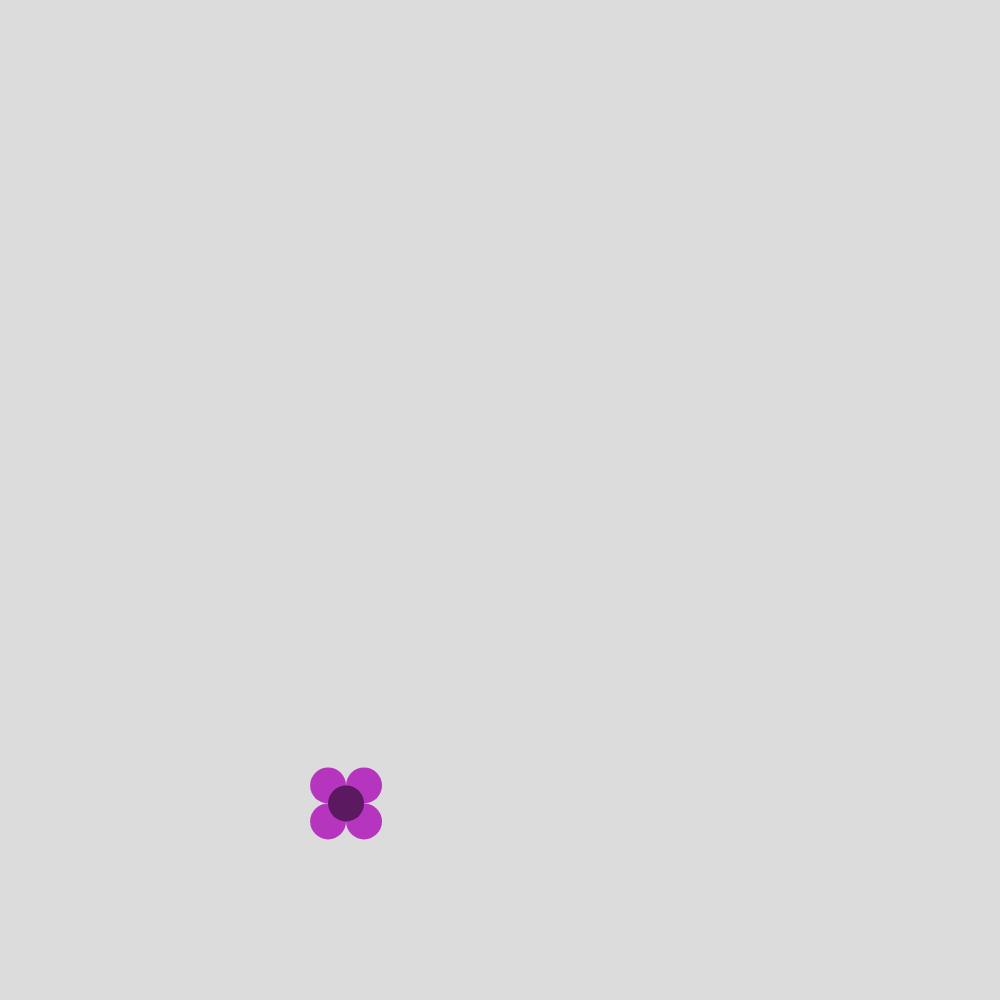
Frame 1 (no input)
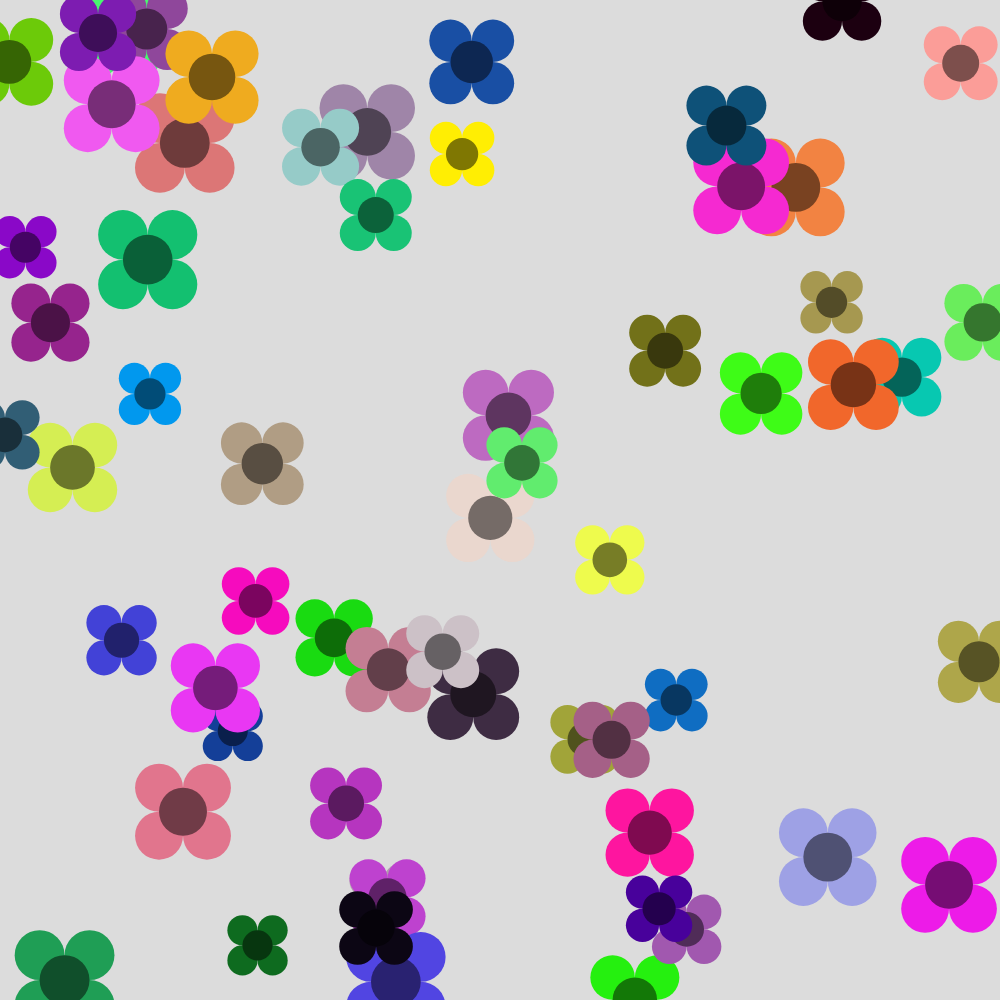
Frame 60 (no input)
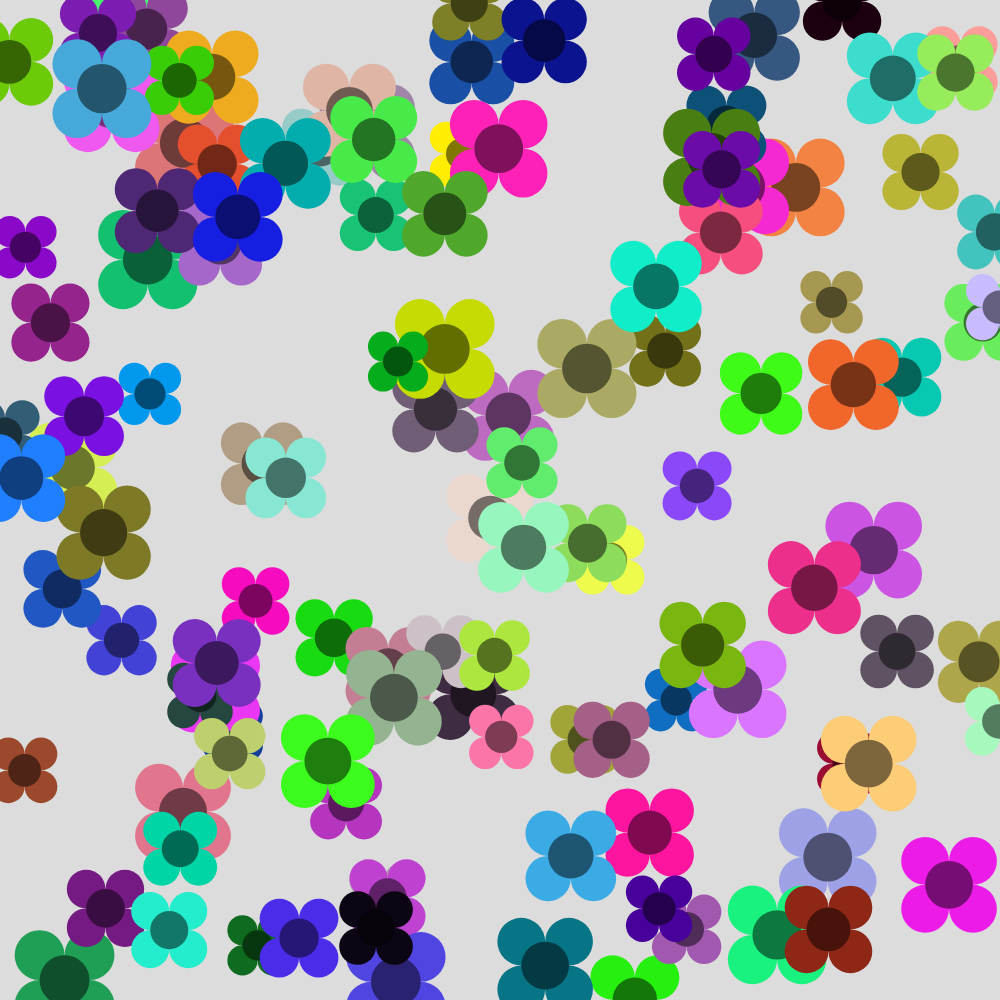
Frame 120 (the mouse pressed at the canvas centre since frame 60)

The p5.js sketch that drew these frames (run headless with seeded random() and noise() and a simulated clock; from frame 60 on, the mouse is pressed at the canvas centre):

// p5.js sketch
// ── sketch.js
function setup() {
  createCanvas(1000, 1000)
  noStroke()
  frameRate(20)
  background(220)
}

function draw() {
  let rood = random(0, 255)
  let groen = random(0, 255)
  let blauw = random(0, 255)
  let kleur = color(rood, groen, blauw)
  let x = random(0, width)
  let y = random(0, height)
  let diameter = random(30, 50)

  bloem(kleur, x, y, diameter)
}

function bloem(kleur, x, y, diameter) {
  fill(kleur)
  circle(x - diameter / 2, y - diameter / 2, diameter)
  circle(x + diameter / 2, y + diameter / 2, diameter)
  circle(x + diameter / 2, y - diameter / 2, diameter)
  circle(x - diameter / 2, y + diameter / 2, diameter)

  fill(donker(kleur, 0.5))
  circle(x, y, diameter)
}

function donker(kl, factor) {
  let r = red(kl)
  let g = green(kl)
  let b = blue(kl)
  return color(r * factor, g * factor, b * factor)
}
